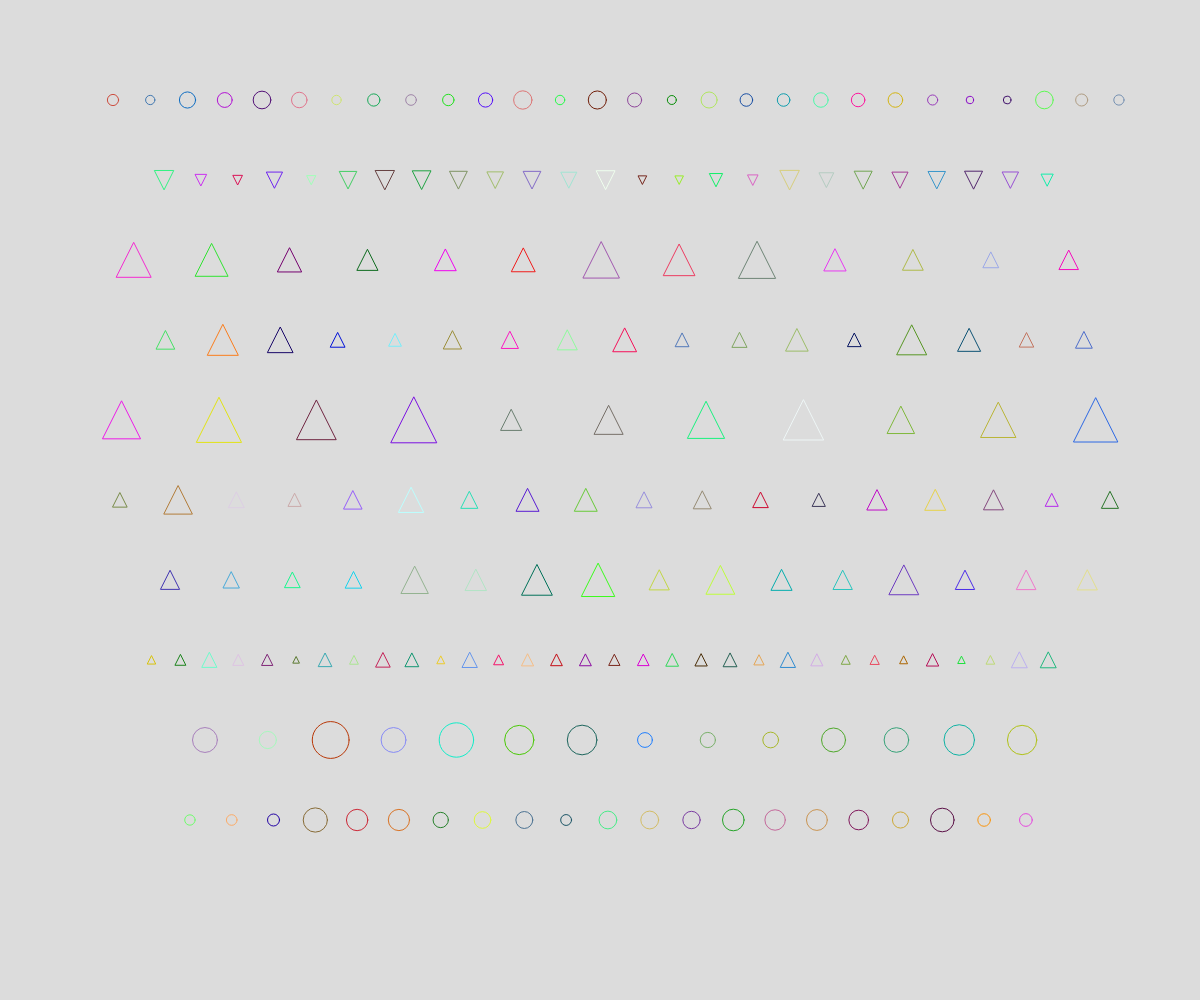
Frame 1 (no input)
Frame 60 (no input): identical to frame 1, image omitted
Frame 120 (the mouse pressed at the canvas centre since frame 60): identical to frame 1, image omitted

The p5.js sketch that drew this single still picture (run headless with seeded random() and noise() and a simulated clock; from frame 60 on, the mouse is pressed at the canvas centre):

// p5.js sketch
// ── sketch.js
function setup() {
  createCanvas(windowWidth, windowHeight);
  noFill();
  background(220);
  
  pattern = new Pattern(0.1, 20, 0.1, 10)
  
  
  
  
}

function draw() {}

class Pattern {
constructor(yf0, countX0, offsetX0, countY) {
  
  this.y_period = (height-(2*yf0*height))/countY/height;
  
  for (let i=0; i<countY; i++) {
  
    this.countX = countX0*random(5,17)/10;
    this.offsetX = offsetX0*random(6,15)/10;
    this.yf = yf0 + i*this.y_period;
    switch(int(random(0, 3))) {
      
      case 0:
        this.upTriRow(this.yf, this.countX, this.offsetX);
        break;
        
      case 1:
        this.downTriRow(this.yf, this.countX, this.offsetX);
        break;
        
      case 2:
        this.circleRow(this.yf, this.countX, this.offsetX);
        break;
      
    }
    
  }
  
  
  
}
  
  
upTriRow(yf, countX, margin) {
  this.x_offset = margin*width;
  this.x_period = (width-(2*this.x_offset))/countX;
  this.y = yf*height;
  this.size = (1/(3*countX))*min(width, height);
  
  
  for (let i=0; i<countX; i++) {
    this.ds = random(6, 15)/10;
    stroke(random(0, 255), random(0, 255), random(0, 255));
    triangle(
      this.x_offset+(i+0.5)*this.x_period-this.ds*this.size/2, 
      this.y+this.ds*this.size/2,
      
      this.x_offset+(i+0.5)*this.x_period+this.ds*this.size/2, 
      this.y+this.ds*this.size/2,
      
      this.x_offset+(i+0.5)*this.x_period, 
      this.y-this.ds*this.size/2
    );
  }
  
}
 
  
downTriRow(yf, countX, margin) {
  this.x_offset = margin*width;
  this.x_period = (width-(2*this.x_offset))/countX;
  this.y = yf*height;
  this.size = (1/(3*countX))*min(width, height);
  
  
  for (let i=0; i<countX; i++) {
    this.ds = random(6, 15)/10;
    stroke(random(0, 255), random(0, 255), random(0, 255));
    triangle(
      this.x_offset+(i+0.5)*this.x_period-this.ds*this.size/2, 
      this.y-this.ds*this.size/2,
      
      this.x_offset+(i+0.5)*this.x_period+this.ds*this.size/2, 
      this.y-this.ds*this.size/2,
      
      this.x_offset+(i+0.5)*this.x_period, 
      this.y+this.ds*this.size/2
    );
  }
  
}
  
circleRow(yf, countX, margin) {
  this.x_offset = margin*width;
  this.x_period = (width-(2*this.x_offset))/countX;
  this.y = yf*height;
  this.size = (1/(3*countX))*min(width, height);
  
  
  for (let i=0; i<countX; i++) {
    this.ds = random(6, 15)/10;
    stroke(random(0, 255), random(0, 255), random(0, 255));
    circle(
      this.x_offset+(i+0.5)*this.x_period,
      this.y,
      this.ds*this.size
    
    );
  }
  
} 
  
  
}

function windowResized() {
    resizeCanvas(windowWidth, windowHeight)
}
